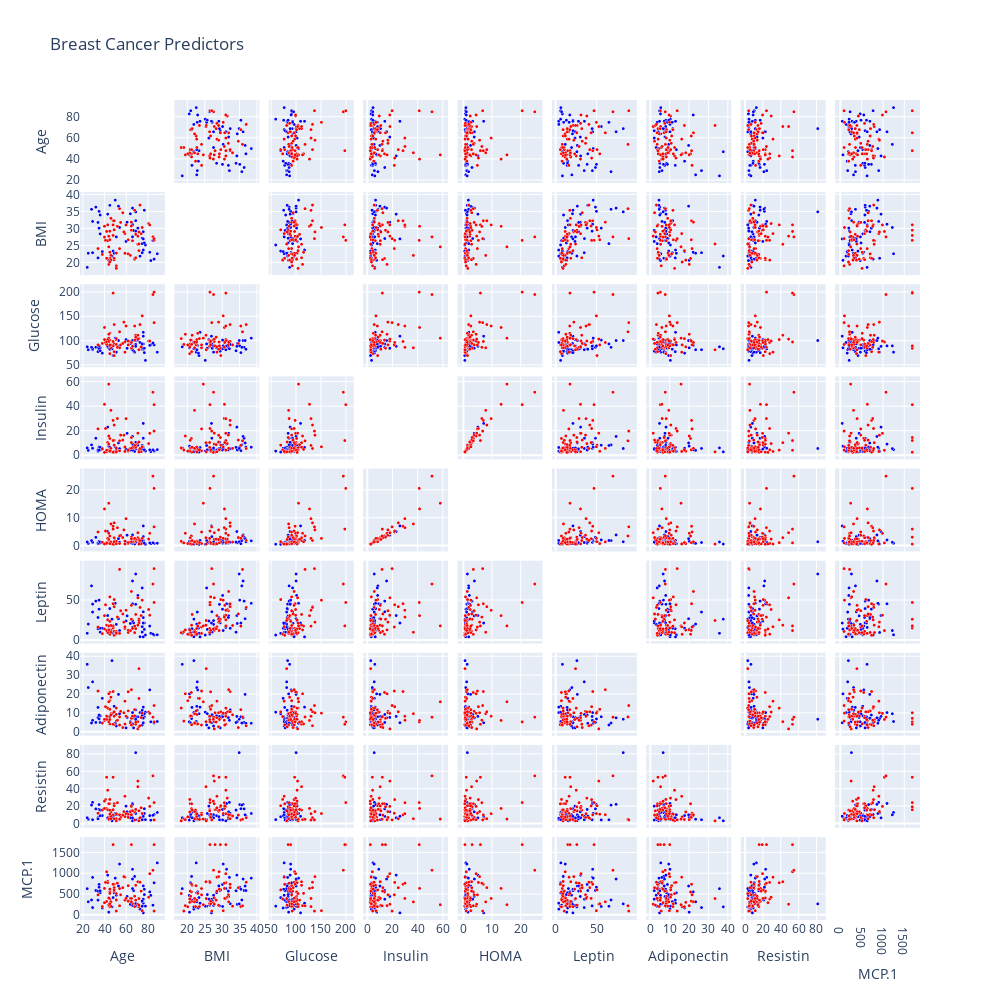

The notebook cell this image was saved under:
### Markdown cell above
1(b): Code to display scatterplot with red representing breast-cancer patients and blue being healty patients:

### Code cell
import plotly.graph_objects as go
import pandas as pd


dfd = pd.read_csv('/Users/BenChung/Desktop/CSCI360/lab-3-bjchung8/dataR2.csv')
textd = ['cancer-free' if cl==0 else 'breast-cancer' for cl in dfd['Classification']]

fig = go.Figure(data=go.Splom(
    dimensions=[dict(label='Age', values=dfd['Age']),
                dict(label='BMI', values=dfd['BMI']),
                dict(label='Glucose', values=dfd['Glucose']),
                dict(label='Insulin', values=dfd['Insulin']),
                dict(label='HOMA', values=dfd['HOMA']),
                dict(label='Leptin', values=dfd['Leptin']),
                dict(label='Adiponectin', values=dfd['Adiponectin']),
                dict(label='Resistin', values=dfd['Resistin']),
                dict(label='MCP.1', values=dfd['MCP.1'])],
    marker=dict(color=dfd['Classification'],
                size=3,
                colorscale='Bluered',
                line=dict(width=0.25,
                        color='rgb(230,230,230)')),
    text=textd,
    diagonal=dict(visible=False)))
title = "Breast Cancer Predictors"
fig.update_layout(title=title,
                  dragmode='select',
                  width=1000,
                  height=1000,
                  hovermode='closest')
fig.show()
